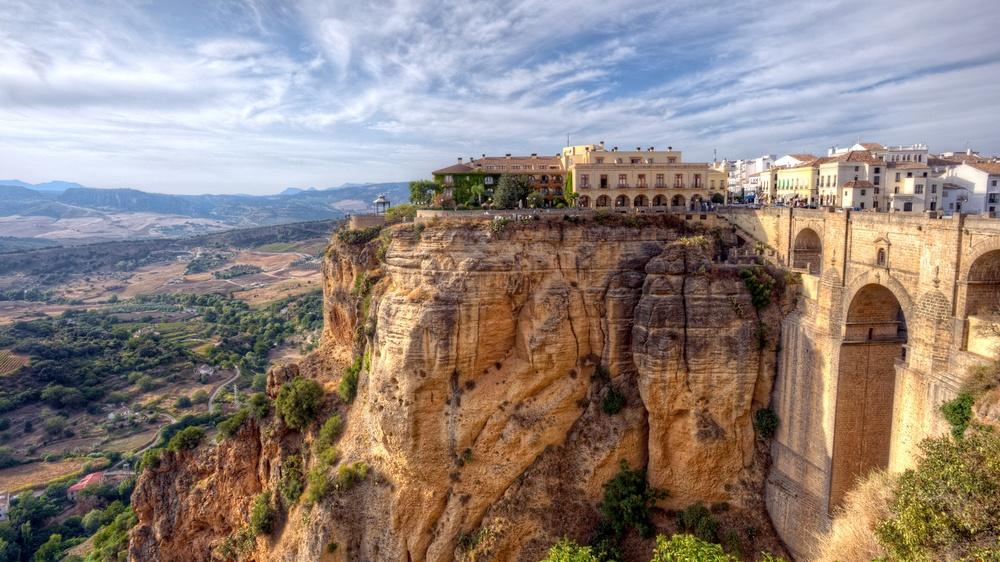
#> input picture Lab1/image.jpg, 1000 x 562 px, shrunk from 3840 x 2160 before the run
$ python main.py
#> lines starting #> are read from the running program, lines starting #| are printed output that depends on the picture; after the words box and inside, x2 and y2 are one past the last pixel; in counts of white or black regions, pixels touching at a corner belong together; long printed decimals are rounded
### Lab1/gaussian_filter/utils.py
import time
from pathlib import Path

import numpy as np
from PIL import Image


def load_gray(path: str) -> np.ndarray:
#> called with path = 'Lab1/image.jpg'
    return np.asarray(Image.open(path).convert("L"), dtype=np.uint8)
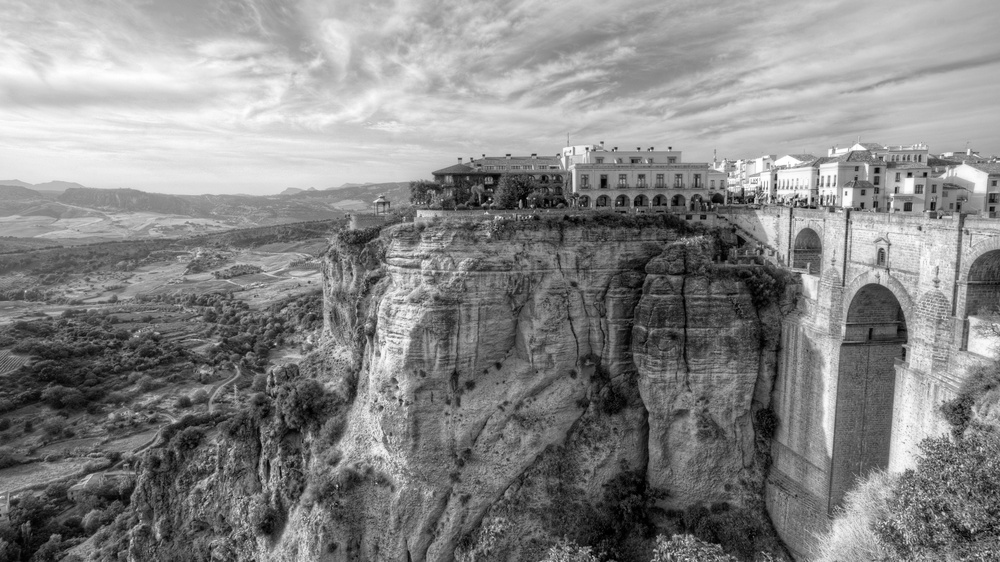
#> returned value: shape (562, 1000); min 0, max 255, mean 134.6

def benchmark(
    func,
    *args,
    repeats: int = 5,
    **kwargs,
):
    times = []
    result = None

    for _ in range(repeats):
        start = time.perf_counter()
        result = func(*args, **kwargs)
        times.append(time.perf_counter() - start)

    return result, float(np.mean(times)), float(np.std(times))

def print_benchmark(
    native_time: float,
    native_std: float,
    opencv_time: float,
    opencv_std: float,
) -> None:

    speedup = native_time / opencv_time if opencv_time > 0 else float("inf")

    print(
        f"Native: "
        f"{native_time:.6f} ± "
        f"{native_std:.6f} s"
    )

    print(
        f"OpenCV: "
        f"{opencv_time:.6f} ± "
        f"{opencv_std:.6f} s"
    )

    print(
        f"OpenCV speedup: "
        f"{speedup:.2f}x"
    )

def save_gray(image: np.ndarray, path: str) -> None:
    Path(path).parent.mkdir(parents=True, exist_ok=True)
    Image.fromarray(np.clip(image, 0, 255).astype(np.uint8)).save(path)

### Lab1/dilation/algorithm.py
import cv2
import numpy as np

KERNEL = np.ones((3, 3), dtype=np.uint8)

def binarize(image: np.ndarray, threshold: int = 128) -> np.ndarray:
#> called with threshold = 128
    return (image >= threshold).astype(np.uint8)
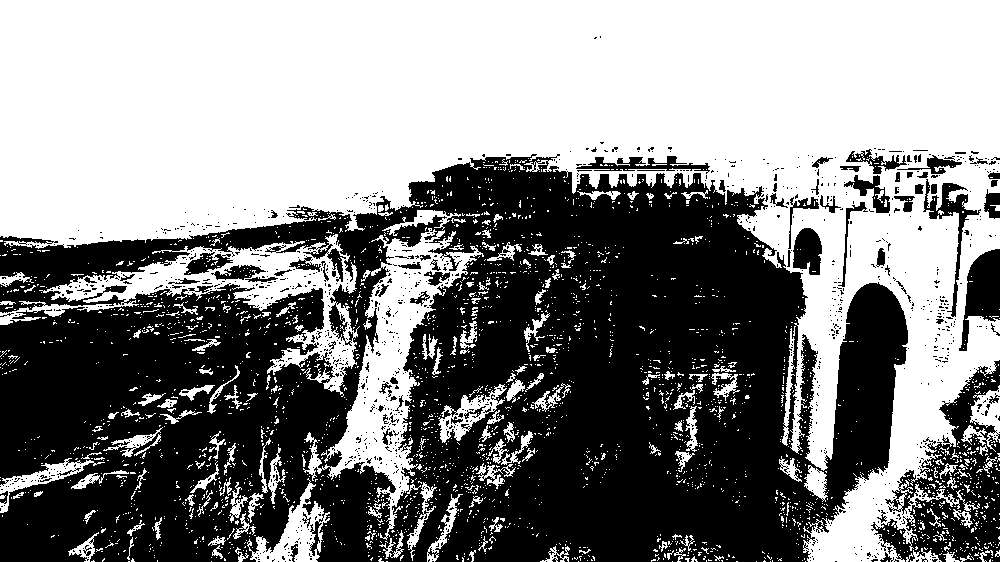
#> returned value: shape (562, 1000); values 0 (black) and 1 (white), 52.4% white; 1230 black regions (1153 under 20 px), largest, box (x1, y1, x2, y2) and area: (0, 154, 908, 562) 240934, (871, 360, 1000, 562) 10615, (959, 249, 1000, 351) 2254

def dilation_native(
    binary: np.ndarray,
    kernel: np.ndarray = KERNEL,
) -> np.ndarray:

    kernel_height, kernel_width = kernel.shape
    pad_y = kernel_height // 2
    pad_x = kernel_width // 2

    padded = np.pad(
        binary,
        (
            (pad_y, pad_y),
            (pad_x, pad_x),
        ),
        mode="constant",
        constant_values=0,
    )

    result = np.zeros_like(binary)

    for y in range(binary.shape[0]):
        for x in range(binary.shape[1]):
            region = padded[
                y:y + kernel_height,
                x:x + kernel_width
            ]

            result[y, x] = 1 if np.any(region[kernel == 1] == 1) else 0

    return result

def dilation_opencv(
    binary: np.ndarray,
    kernel: np.ndarray = KERNEL,
) -> np.ndarray:

    return cv2.dilate(
        binary,
        kernel,
        iterations=1,
        borderType=cv2.BORDER_CONSTANT,
        borderValue=0
    )

### Lab1/dilation/main.py
from pathlib import Path

import numpy as np

from Lab1.dilation.algorithm import binarize, dilation_opencv, dilation_native
from Lab1.dilation.utils import load_gray, print_benchmark, save_gray, benchmark

BASE_DIR = Path(__file__).resolve().parents[1]
IMAGE_PATH = BASE_DIR / "image.jpg"

THRESHOLD = 128
REPEATS = 5

def main() -> None:
    gray = load_gray(str(IMAGE_PATH))
    binary = binarize(gray, THRESHOLD)

    native_result, native_time, native_std = benchmark(
        dilation_native,
        binary,
        repeats=REPEATS,
    )
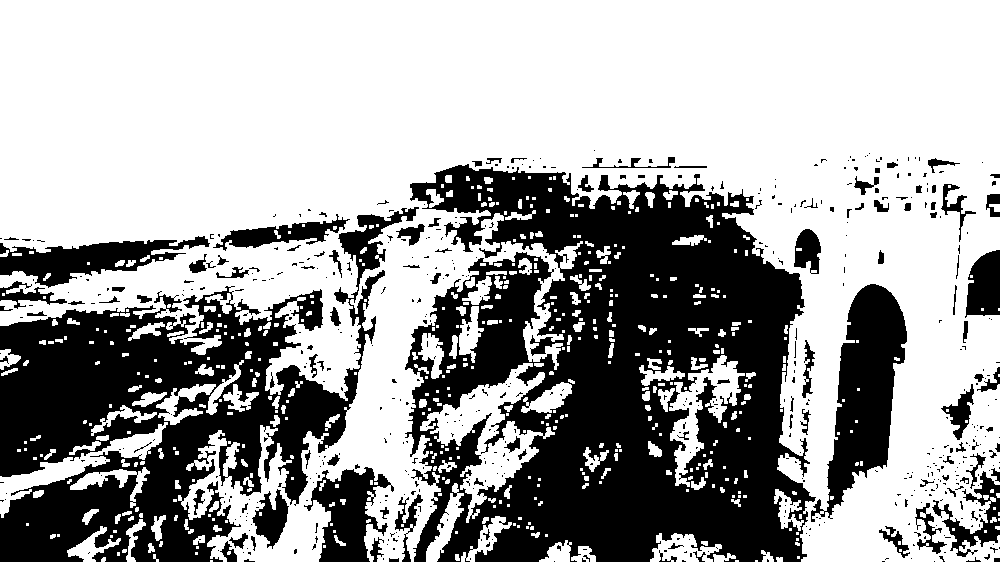
#> native_result: shape (562, 1000); values 0 (black) and 1 (white), 64.1% white; 581 black regions (473 under 20 px), largest, box (x1, y1, x2, y2) and area: (405, 164, 816, 562) 104412, (0, 207, 419, 562) 59292, (811, 284, 907, 522) 10712
#> native_time = 3.32; native_std = 0.0635

    opencv_result, opencv_time, opencv_std = benchmark(
        dilation_opencv,
        binary,
        repeats=REPEATS,
    )
#> opencv_time = 0.000132; opencv_std = 5.42e-05

    save_gray(binary * 255,"results/binary.png")
    save_gray(native_result * 255,"results/native.png",)
    save_gray(opencv_result * 255,"results/opencv.png",)

    difference = (native_result != opencv_result).astype(np.uint8) * 255
#> difference: shape (562, 1000); every value is 0

    save_gray(difference, "results/difference.png")

    print_benchmark(
        native_time,
        native_std,
        opencv_time,
        opencv_std,
    )
#> in print_benchmark, `speedup = native_time / opencv_time if opencv_time > 0 else float("inf")`: speedup = 25201.7
#| Native: 3.317 ± 0.06351 s
#| OpenCV: 0.000132 ± 5.4e-05 s
#| OpenCV speedup: 25201.68x

    print(
        "Results equal:",
        np.array_equal(native_result, opencv_result)
    )
#| Results equal: True

if __name__ == "__main__":
    main()
